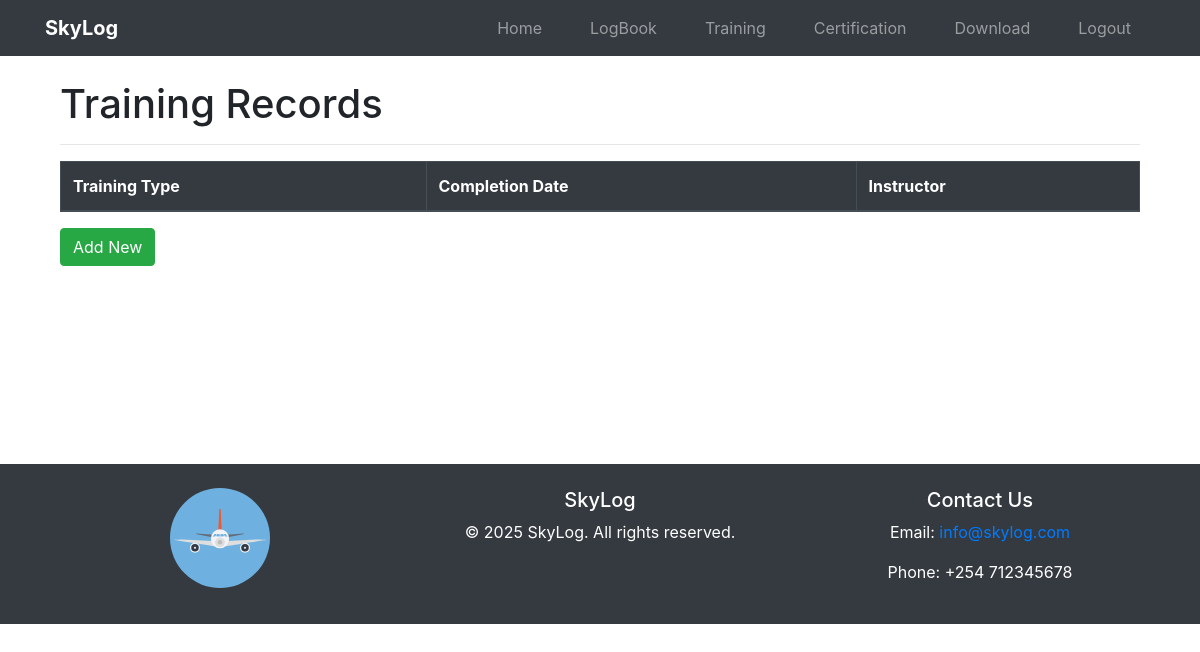
The page /logbook/training/ (signed in) on the database as committed earlier.
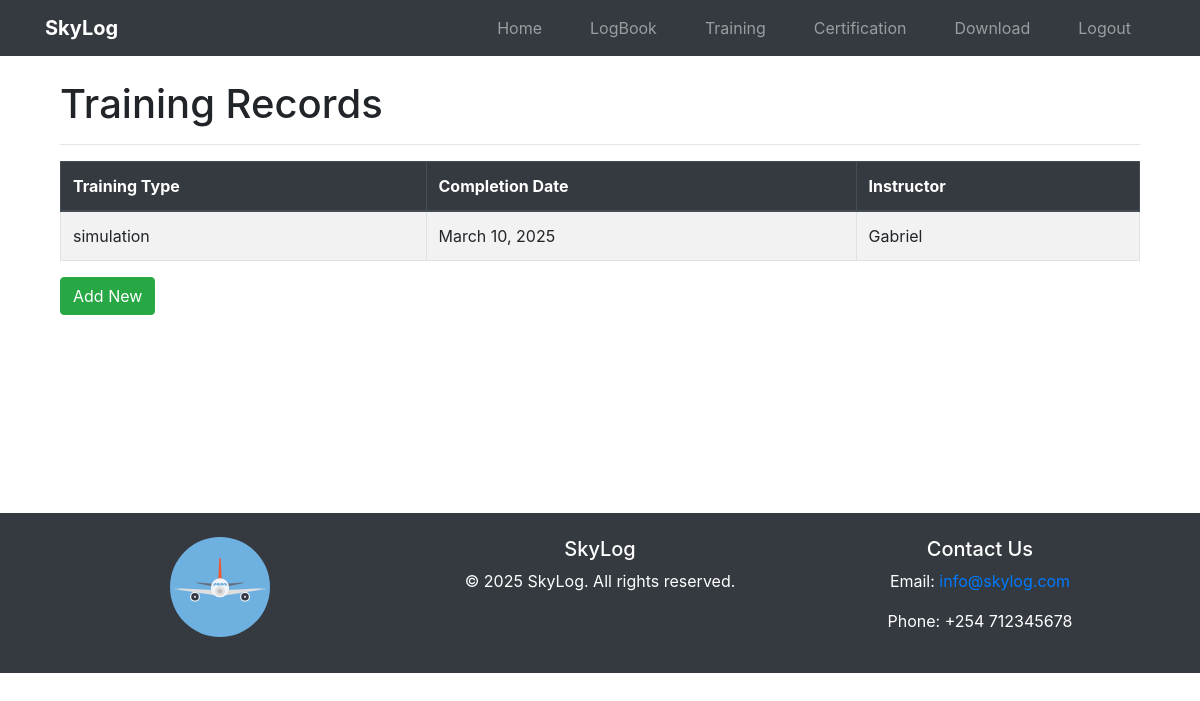
The same page on the database as committed later.
### logs/models.py (models this page shows, shortened)
class TrainingRecord(models.Model):
    user = models.ForeignKey(User, on_delete=models.CASCADE)
    training_type = models.CharField(max_length=100)
    completion_date = models.DateField()
    instructor_name = models.CharField(max_length=100)

### logs/views.py (the view)
# urls.py: path('training/', views.list_training_records, name='training_record_list'),
@login_required
def list_training_records(request):
    records = TrainingRecord.objects.filter(user=request.user)
    return render(request, 'logs/training/list.html', {'records': records})

### logs/templates/logs/training/list.html (shortened to what this page needs)
{% extends "others/base.html" %}
{% block content %}
<div class="container">
    <h1>Training Records</h1>
    <hr>
    <table class="table table-bordered table-striped">
        <thead class="thead-dark">
            <tr>
                <th>Training Type</th>
                <th>Completion Date</th>
                <th>Instructor</th>
            </tr>
        </thead>
        <tbody>
            {% for record in records %}
            <tr>
                <td>{{ record.training_type }}</td>
                <td>{{ record.completion_date }}</td>
                <td>{{ record.instructor_name }}</td>
            </tr>
            {% endfor %}
        </tbody>
    </table>
    <a href="{% url 'logs:create_training_record' %}" class="btn btn-success">Add New</a>
    <div style="height: 150px;"></div>
</div>
{% endblock %}

### logs/templates/others/base.html (shortened to what this page needs)
{% load static %}
<!DOCTYPE html>
<html lang="en">
<head>
    <link rel="stylesheet" href="https://cdn.jsdelivr.net/npm/bootstrap@4.3.1/dist/css/bootstrap.min.css"
>
</head>
<body>
    <nav class="navbar navbar-expand-lg navbar-dark bg-dark">
      <div class="container">
        <a class="navbar-brand" href="{% url "users:home" %}"><b>SkyLog</b></a>
        <div class="collapse navbar-collapse" id="navbarNav">
          <ul class="navbar-nav ml-auto">
            <li class="nav-item">
              <a class="nav-link mx-3 " aria-current="page" href="{% url 'users:home' %}">Home</a>
            </li>
            <li class="nav-item">
              <a class="nav-link mx-3" href="{% url 'logs:logs_list' %}">LogBook</a>
            </li>
            <li class="nav-item">
              <a class="nav-link mx-3" href="{% url "logs:training_record_list" %}">Training</a>
            </li>
            <li class="nav-item">
              <a class="nav-link mx-3" href="{% url "logs:pilot_certification" %}">Certification</a>
            </li>
            <li class="nav-item">
              <a class="nav-link mx-3" href="{% url 'logs:generate_pdf_page' %}">Download</a>
            </li>
            <li class="nav-item">
              <a class="nav-link mx-3" href="{% url 'users:logout' %}">Logout</a>
            </li>
          </ul>
        </div>
      </div>
    </nav>
    <div class="container mt-4">
        {% block content %}{% endblock %}
    </div>
    <footer class="bg-dark text-white mt-5 p-4 text-center">
      <div class="container">
        <div class="row">
          <div class="col-md-4">
            <img src="{% static 'images/airplane-svgrepo-com.svg' %}" alt="Company Logo" class="img-fluid mb-2" style="max-width: 100px;">
          </div>
          <div class="col-md-4">
            <h5>SkyLog</h5>
            <p>&copy; 2025 SkyLog. All rights reserved.</p>
          </div>
          <div class="col-md-4">
            <h5>Contact Us</h5>
            <p>Email: <a class="link-primary" href="mailto:info@skylog.com">info@skylog.com</a></p>
            <p>Phone: +254 712345678</p>
          </div>
        </div>
      </div>
    </footer>
</body>
</html>

Rows that differ between the two databases and show on the page:
added TrainingRecord: training_type "simulation", completion_date "March 10, 2025", instructor_name "Gabriel"
